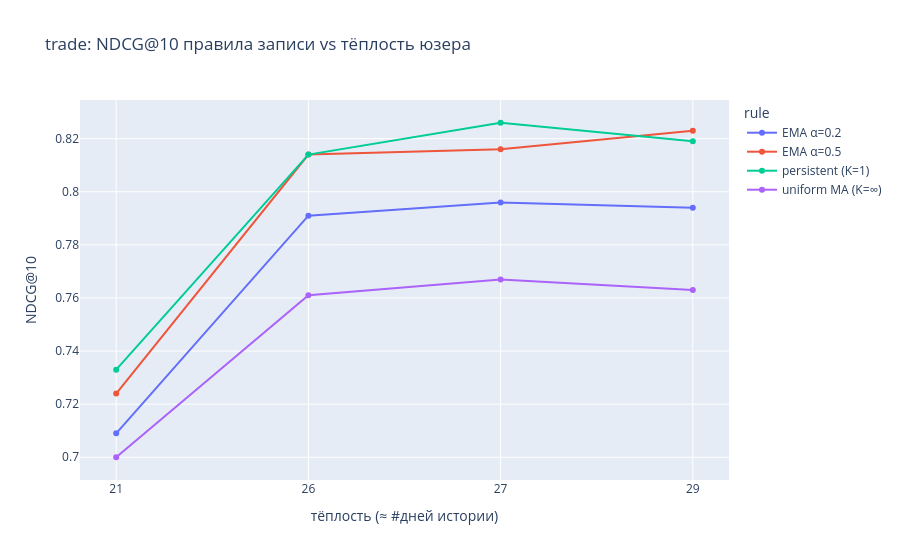

Notebook source saved alongside this figure:
### Code cell
def cohort_table(res, nbins=4):
    d = res.with_columns(pl.col("warmth").qcut(nbins, allow_duplicates=True).alias("bin"))
    return (d.group_by(["rule", "bin"]).agg(pl.col("ndcg").mean().round(3).alias("ndcg"),
                                            pl.col("warmth").mean().round(0).alias("aw"),
                                            pl.len().alias("n")).sort(["aw", "rule"]))

ct_trade = cohort_table(res_trade)
print("trade — NDCG@10 по (правило × тёплость):")
print(ct_trade)
fig = px.line(ct_trade.with_columns(pl.col("aw").cast(pl.Int64).cast(pl.Utf8)).to_pandas(),
              x="aw", y="ndcg", color="rule", markers=True,
              title="trade: NDCG@10 правила записи vs тёплость юзера",
              labels={"aw": "тёплость (≈ #дней истории)", "ndcg": "NDCG@10"})
fig.show()

### Figure 1 — Plotly figure (JSON) as saved in the notebook; plotly's stock layout.template omitted (floating-point values rounded to 4 significant figures)
{"data": [{"hovertemplate": "rule=EMA α=0.2<br>тёплость (≈ #дней истории)=%{x}<br>NDCG@10=%{y}<extra></extra>", "legendgroup": "EMA α=0.2", "line": {"color": "#636efa", "dash": "solid"}, "marker": {"symbol": "circle"}, "mode": "lines+markers", "name": "EMA α=0.2", "orientation": "v", "showlegend": true, "type": "scatter", "x": ["21", "26", "27", "29"], "xaxis": "x", "y": [0.709, 0.791, 0.796, 0.794], "yaxis": "y"}, {"hovertemplate": "rule=EMA α=0.5<br>тёплость (≈ #дней истории)=%{x}<br>NDCG@10=%{y}<extra></extra>", "legendgroup": "EMA α=0.5", "line": {"color": "#EF553B", "dash": "solid"}, "marker": {"symbol": "circle"}, "mode": "lines+markers", "name": "EMA α=0.5", "orientation": "v", "showlegend": true, "type": "scatter", "x": ["21", "26", "27", "29"], "xaxis": "x", "y": [0.724, 0.814, 0.816, 0.823], "yaxis": "y"}, {"hovertemplate": "rule=persistent (K=1)<br>тёплость (≈ #дней истории)=%{x}<br>NDCG@10=%{y}<extra></extra>", "legendgroup": "persistent (K=1)", "line": {"color": "#00cc96", "dash": "solid"}, "marker": {"symbol": "circle"}, "mode": "lines+markers", "name": "persistent (K=1)", "orientation": "v", "showlegend": true, "type": "scatter", "x": ["21", "26", "27", "29"], "xaxis": "x", "y": [0.733, 0.814, 0.826, 0.819], "yaxis": "y"}, {"hovertemplate": "rule=uniform MA (K=∞)<br>тёплость (≈ #дней истории)=%{x}<br>NDCG@10=%{y}<extra></extra>", "legendgroup": "uniform MA (K=∞)", "line": {"color": "#ab63fa", "dash": "solid"}, "marker": {"symbol": "circle"}, "mode": "lines+markers", "name": "uniform MA (K=∞)", "orientation": "v", "showlegend": true, "type": "scatter", "x": ["21", "26", "27", "29"], "xaxis": "x", "y": [0.7, 0.761, 0.767, 0.763], "yaxis": "y"}], "layout": {"legend": {"title": {"text": "rule"}, "tracegroupgap": 0}, "title": {"text": "trade: NDCG@10 правила записи vs тёплость юзера"}, "xaxis": {"anchor": "y", "domain": [0, 1], "title": {"text": "тёплость (≈ #дней истории)"}}, "yaxis": {"anchor": "x", "domain": [0, 1], "title": {"text": "NDCG@10"}}}}
